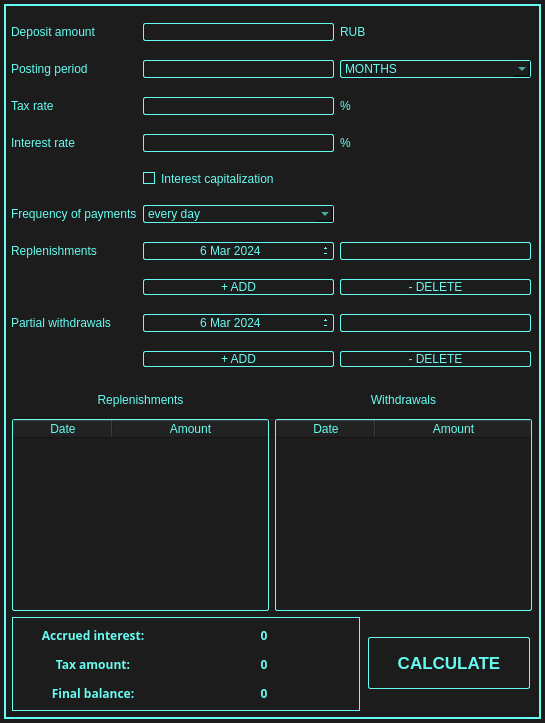
<?xml version="1.0" encoding="UTF-8"?>
<ui version="4.0">
 <class>DepositCalc</class>
 <widget class="QWidget" name="DepositCalc">
  <property name="geometry">
   <rect>
    <x>0</x>
    <y>0</y>
    <width>545</width>
    <height>723</height>
   </rect>
  </property>
  <property name="windowTitle">
   <string>DEPOSIT CALCULATOR</string>
  </property>
  <property name="styleSheet">
   <string notr="true">QWidget {
    color: #66FCF1;
    background-color: #1c1c1c;
}

QPushButton:hover {
	color: #1c1c1c;
	border-radius: 4px;
	border: 1px solid #1c1c1c;
	background-color: #66FCF1;
}

QFrame#mainQFrame {
	border: 2px solid #66FCF1;
}

QFrame#resultQFrame {
	border: 1px solid #66FCF1;
}

QRadioButton, QLineEdit, QDateEdit, QComboBox, QPushButton, QTableWidget {
    border: 1px solid #66FCF1;
    border-radius: 2px;
}

QLineEdit, QDateEdit {
    background-color: transparent;
}

QPushButton {
    background-color: transparent;
}

QPushButton:pressed {
    background-color: #45A29E;
    color: #FFFFFF;
}

QCheckBox::indicator, QRadioButton::indicator {
    border: 1px solid #66FCF1;
    width: 10px;
    height: 10px; 
}

QCheckBox::indicator:checked, QRadioButton::indicator:checked {
    background-color: #66FCF1;
}

QMessageBox {
    background-color: #1c1c1c;
}

QMessageBox QLabel {
    color: #66FCF1;
}

QComboBox QAbstractItemView {
    background-color: #1c1c1c;
    selection-background-color: #45A29E;
}

QTableWidget {
    gridline-color: #66FCF1;
}</string>
  </property>
  <widget class="QFrame" name="mainQFrame">
   <property name="geometry">
    <rect>
     <x>4</x>
     <y>4</y>
     <width>537</width>
     <height>715</height>
    </rect>
   </property>
   <property name="frameShape">
    <enum>QFrame::StyledPanel</enum>
   </property>
   <property name="frameShadow">
    <enum>QFrame::Raised</enum>
   </property>
   <widget class="QWidget" name="gridLayoutWidget">
    <property name="geometry">
     <rect>
      <x>7</x>
      <y>6</y>
      <width>520</width>
      <height>373</height>
     </rect>
    </property>
    <layout class="QGridLayout" name="mainQGridLayout">
     <item row="3" column="0">
      <widget class="QLabel" name="interestRateQLabel">
       <property name="text">
        <string>Interest rate</string>
       </property>
      </widget>
     </item>
     <item row="1" column="1">
      <widget class="QLineEdit" name="postingPeriodQLineEdit">
       <property name="maxLength">
        <number>4</number>
       </property>
      </widget>
     </item>
     <item row="4" column="1">
      <widget class="QCheckBox" name="capitalizationQCheckBox">
       <property name="text">
        <string>Interest capitalization</string>
       </property>
      </widget>
     </item>
     <item row="6" column="2">
      <widget class="QLineEdit" name="replenishmentsQLineEdit"/>
     </item>
     <item row="3" column="2">
      <widget class="QLabel" name="procentQLabel_2">
       <property name="text">
        <string>%</string>
       </property>
      </widget>
     </item>
     <item row="2" column="1">
      <widget class="QLineEdit" name="taxRateQLineEdit">
       <property name="maxLength">
        <number>5</number>
       </property>
      </widget>
     </item>
     <item row="9" column="1">
      <widget class="QPushButton" name="withdrawalsAddQPushButton">
       <property name="text">
        <string>+ ADD</string>
       </property>
      </widget>
     </item>
     <item row="6" column="1">
      <widget class="QDateEdit" name="replenishmentsQDateEdit">
       <property name="alignment">
        <set>Qt::AlignCenter</set>
       </property>
       <property name="buttonSymbols">
        <enum>QAbstractSpinBox::PlusMinus</enum>
       </property>
       <property name="minimumDate">
        <date>
         <year>2024</year>
         <month>3</month>
         <day>6</day>
        </date>
       </property>
      </widget>
     </item>
     <item row="2" column="0">
      <widget class="QLabel" name="taxRateQLabel">
       <property name="text">
        <string>Tax rate</string>
       </property>
      </widget>
     </item>
     <item row="9" column="2">
      <widget class="QPushButton" name="withdrawalsDeleteQPushButton">
       <property name="text">
        <string>- DELETE</string>
       </property>
      </widget>
     </item>
     <item row="8" column="1">
      <widget class="QDateEdit" name="withdrawalsQDateEdit">
       <property name="alignment">
        <set>Qt::AlignCenter</set>
       </property>
       <property name="buttonSymbols">
        <enum>QAbstractSpinBox::PlusMinus</enum>
       </property>
       <property name="minimumDate">
        <date>
         <year>2024</year>
         <month>3</month>
         <day>6</day>
        </date>
       </property>
      </widget>
     </item>
     <item row="8" column="0">
      <widget class="QLabel" name="withdrawalsQLabel_2">
       <property name="text">
        <string>Partial withdrawals</string>
       </property>
      </widget>
     </item>
     <item row="2" column="2">
      <widget class="QLabel" name="procentQLabel">
       <property name="text">
        <string>%</string>
       </property>
      </widget>
     </item>
     <item row="1" column="2">
      <widget class="QComboBox" name="postingPeriodQComboBox">
       <property name="currentIndex">
        <number>1</number>
       </property>
       <item>
        <property name="text">
         <string>DAYS</string>
        </property>
       </item>
       <item>
        <property name="text">
         <string>MONTHS</string>
        </property>
       </item>
       <item>
        <property name="text">
         <string>YEARS</string>
        </property>
       </item>
      </widget>
     </item>
     <item row="7" column="1">
      <widget class="QPushButton" name="replenishmentsAddQPushButton">
       <property name="text">
        <string>+ ADD</string>
       </property>
      </widget>
     </item>
     <item row="1" column="0">
      <widget class="QLabel" name="postingQLabel">
       <property name="text">
        <string>Posting period</string>
       </property>
      </widget>
     </item>
     <item row="7" column="2">
      <widget class="QPushButton" name="replenishmentsDeleteQPushButton">
       <property name="text">
        <string>- DELETE</string>
       </property>
      </widget>
     </item>
     <item row="8" column="2">
      <widget class="QLineEdit" name="withdrawalsQLineEdit"/>
     </item>
     <item row="0" column="2">
      <widget class="QLabel" name="rubQLabel">
       <property name="text">
        <string>RUB</string>
       </property>
      </widget>
     </item>
     <item row="0" column="0">
      <widget class="QLabel" name="depositQLabel">
       <property name="text">
        <string>Deposit amount</string>
       </property>
      </widget>
     </item>
     <item row="5" column="0">
      <widget class="QLabel" name="frequencyQLabel">
       <property name="text">
        <string>Frequency of payments</string>
       </property>
      </widget>
     </item>
     <item row="5" column="1">
      <widget class="QComboBox" name="frequencyOfPaymentsQComboBox">
       <item>
        <property name="text">
         <string>every day</string>
        </property>
       </item>
       <item>
        <property name="text">
         <string>every week</string>
        </property>
       </item>
       <item>
        <property name="text">
         <string>once a month</string>
        </property>
       </item>
       <item>
        <property name="text">
         <string>once a year</string>
        </property>
       </item>
      </widget>
     </item>
     <item row="0" column="1">
      <widget class="QLineEdit" name="depositAmountQLineEdit"/>
     </item>
     <item row="6" column="0">
      <widget class="QLabel" name="replenishmentsQLabel_2">
       <property name="text">
        <string>Replenishments</string>
       </property>
      </widget>
     </item>
     <item row="3" column="1">
      <widget class="QLineEdit" name="interestRateQLineEdit">
       <property name="maxLength">
        <number>5</number>
       </property>
      </widget>
     </item>
    </layout>
   </widget>
   <widget class="QWidget" name="gridLayoutWidget_2">
    <property name="geometry">
     <rect>
      <x>8</x>
      <y>383</y>
      <width>520</width>
      <height>224</height>
     </rect>
    </property>
    <layout class="QGridLayout" name="tablesQGridLayout">
     <item row="1" column="0">
      <widget class="QTableWidget" name="replenishmentsQTableWidget">
       <property name="sizePolicy">
        <sizepolicy hsizetype="Minimum" vsizetype="Minimum">
         <horstretch>0</horstretch>
         <verstretch>0</verstretch>
        </sizepolicy>
       </property>
       <property name="editTriggers">
        <set>QAbstractItemView::NoEditTriggers</set>
       </property>
       <property name="selectionMode">
        <enum>QAbstractItemView::SingleSelection</enum>
       </property>
       <property name="sortingEnabled">
        <bool>true</bool>
       </property>
       <attribute name="horizontalHeaderStretchLastSection">
        <bool>true</bool>
       </attribute>
       <column>
        <property name="text">
         <string>Date</string>
        </property>
        <property name="textAlignment">
         <set>AlignCenter</set>
        </property>
       </column>
       <column>
        <property name="text">
         <string>Amount</string>
        </property>
        <property name="textAlignment">
         <set>AlignCenter</set>
        </property>
       </column>
      </widget>
     </item>
     <item row="0" column="1">
      <widget class="QLabel" name="withdrawalsQLabel">
       <property name="text">
        <string>Withdrawals</string>
       </property>
       <property name="alignment">
        <set>Qt::AlignCenter</set>
       </property>
      </widget>
     </item>
     <item row="1" column="1">
      <widget class="QTableWidget" name="withdrawalsQTableWidget">
       <property name="sizePolicy">
        <sizepolicy hsizetype="Minimum" vsizetype="Minimum">
         <horstretch>0</horstretch>
         <verstretch>0</verstretch>
        </sizepolicy>
       </property>
       <property name="editTriggers">
        <set>QAbstractItemView::NoEditTriggers</set>
       </property>
       <property name="sortingEnabled">
        <bool>true</bool>
       </property>
       <attribute name="horizontalHeaderStretchLastSection">
        <bool>true</bool>
       </attribute>
       <column>
        <property name="text">
         <string>Date</string>
        </property>
        <property name="font">
         <font>
          <weight>50</weight>
          <bold>false</bold>
         </font>
        </property>
       </column>
       <column>
        <property name="text">
         <string>Amount</string>
        </property>
       </column>
      </widget>
     </item>
     <item row="0" column="0">
      <widget class="QLabel" name="replenishmentsQLabel">
       <property name="text">
        <string>Replenishments</string>
       </property>
       <property name="alignment">
        <set>Qt::AlignCenter</set>
       </property>
      </widget>
     </item>
    </layout>
   </widget>
   <widget class="QPushButton" name="calculateQPushButton">
    <property name="geometry">
     <rect>
      <x>364</x>
      <y>633</y>
      <width>162</width>
      <height>52</height>
     </rect>
    </property>
    <property name="font">
     <font>
      <pointsize>13</pointsize>
      <weight>75</weight>
      <bold>true</bold>
     </font>
    </property>
    <property name="text">
     <string>CALCULATE</string>
    </property>
   </widget>
   <widget class="QFrame" name="resultQFrame">
    <property name="geometry">
     <rect>
      <x>8</x>
      <y>613</y>
      <width>348</width>
      <height>94</height>
     </rect>
    </property>
    <property name="frameShape">
     <enum>QFrame::StyledPanel</enum>
    </property>
    <property name="frameShadow">
     <enum>QFrame::Raised</enum>
    </property>
    <widget class="QWidget" name="gridLayoutWidget_3">
     <property name="geometry">
      <rect>
       <x>1</x>
       <y>7</y>
       <width>346</width>
       <height>86</height>
      </rect>
     </property>
     <layout class="QGridLayout" name="resultQGridLayout">
      <property name="sizeConstraint">
       <enum>QLayout::SetFixedSize</enum>
      </property>
      <item row="0" column="1">
       <widget class="QLabel" name="accruedInterestOutputQLabel">
        <property name="sizePolicy">
         <sizepolicy hsizetype="Preferred" vsizetype="Preferred">
          <horstretch>0</horstretch>
          <verstretch>0</verstretch>
         </sizepolicy>
        </property>
        <property name="minimumSize">
         <size>
          <width>170</width>
          <height>0</height>
         </size>
        </property>
        <property name="font">
         <font>
          <family>Ubuntu Mono</family>
          <weight>75</weight>
          <bold>true</bold>
         </font>
        </property>
        <property name="text">
         <string>0</string>
        </property>
        <property name="alignment">
         <set>Qt::AlignCenter</set>
        </property>
       </widget>
      </item>
      <item row="0" column="0">
       <widget class="QLabel" name="accruedInterestQLabel">
        <property name="sizePolicy">
         <sizepolicy hsizetype="Preferred" vsizetype="Preferred">
          <horstretch>0</horstretch>
          <verstretch>0</verstretch>
         </sizepolicy>
        </property>
        <property name="minimumSize">
         <size>
          <width>160</width>
          <height>23</height>
         </size>
        </property>
        <property name="font">
         <font>
          <family>Ubuntu Mono</family>
          <weight>75</weight>
          <bold>true</bold>
         </font>
        </property>
        <property name="text">
         <string>Accrued interest:</string>
        </property>
        <property name="alignment">
         <set>Qt::AlignCenter</set>
        </property>
       </widget>
      </item>
      <item row="1" column="0">
       <widget class="QLabel" name="taxAmountQLabel">
        <property name="sizePolicy">
         <sizepolicy hsizetype="Preferred" vsizetype="Preferred">
          <horstretch>0</horstretch>
          <verstretch>0</verstretch>
         </sizepolicy>
        </property>
        <property name="minimumSize">
         <size>
          <width>160</width>
          <height>23</height>
         </size>
        </property>
        <property name="font">
         <font>
          <family>Ubuntu Mono</family>
          <weight>75</weight>
          <bold>true</bold>
         </font>
        </property>
        <property name="text">
         <string>Tax amount:</string>
        </property>
        <property name="alignment">
         <set>Qt::AlignCenter</set>
        </property>
       </widget>
      </item>
      <item row="2" column="0">
       <widget class="QLabel" name="finalBalanceQLabel">
        <property name="sizePolicy">
         <sizepolicy hsizetype="Preferred" vsizetype="Preferred">
          <horstretch>0</horstretch>
          <verstretch>0</verstretch>
         </sizepolicy>
        </property>
        <property name="minimumSize">
         <size>
          <width>160</width>
          <height>23</height>
         </size>
        </property>
        <property name="font">
         <font>
          <family>Ubuntu Mono</family>
          <weight>75</weight>
          <bold>true</bold>
         </font>
        </property>
        <property name="text">
         <string>Final balance:</string>
        </property>
        <property name="alignment">
         <set>Qt::AlignCenter</set>
        </property>
       </widget>
      </item>
      <item row="1" column="1">
       <widget class="QLabel" name="taxAmountOutputQLabel">
        <property name="sizePolicy">
         <sizepolicy hsizetype="Preferred" vsizetype="Preferred">
          <horstretch>0</horstretch>
          <verstretch>0</verstretch>
         </sizepolicy>
        </property>
        <property name="minimumSize">
         <size>
          <width>170</width>
          <height>0</height>
         </size>
        </property>
        <property name="font">
         <font>
          <family>Ubuntu Mono</family>
          <weight>75</weight>
          <bold>true</bold>
         </font>
        </property>
        <property name="text">
         <string>0</string>
        </property>
        <property name="alignment">
         <set>Qt::AlignCenter</set>
        </property>
       </widget>
      </item>
      <item row="2" column="1">
       <widget class="QLabel" name="finalBanaceOutputQLabel">
        <property name="sizePolicy">
         <sizepolicy hsizetype="Preferred" vsizetype="Preferred">
          <horstretch>0</horstretch>
          <verstretch>0</verstretch>
         </sizepolicy>
        </property>
        <property name="minimumSize">
         <size>
          <width>170</width>
          <height>0</height>
         </size>
        </property>
        <property name="font">
         <font>
          <family>Ubuntu Mono</family>
          <weight>75</weight>
          <bold>true</bold>
         </font>
        </property>
        <property name="text">
         <string>0</string>
        </property>
        <property name="alignment">
         <set>Qt::AlignCenter</set>
        </property>
       </widget>
      </item>
     </layout>
    </widget>
   </widget>
  </widget>
 </widget>
 <tabstops>
  <tabstop>postingPeriodQLineEdit</tabstop>
  <tabstop>capitalizationQCheckBox</tabstop>
  <tabstop>replenishmentsQLineEdit</tabstop>
  <tabstop>taxRateQLineEdit</tabstop>
  <tabstop>withdrawalsAddQPushButton</tabstop>
  <tabstop>replenishmentsQDateEdit</tabstop>
  <tabstop>withdrawalsDeleteQPushButton</tabstop>
  <tabstop>withdrawalsQDateEdit</tabstop>
  <tabstop>calculateQPushButton</tabstop>
  <tabstop>postingPeriodQComboBox</tabstop>
  <tabstop>replenishmentsAddQPushButton</tabstop>
  <tabstop>replenishmentsDeleteQPushButton</tabstop>
  <tabstop>withdrawalsQLineEdit</tabstop>
  <tabstop>frequencyOfPaymentsQComboBox</tabstop>
  <tabstop>depositAmountQLineEdit</tabstop>
  <tabstop>interestRateQLineEdit</tabstop>
  <tabstop>replenishmentsQTableWidget</tabstop>
  <tabstop>withdrawalsQTableWidget</tabstop>
 </tabstops>
 <resources/>
 <connections/>
</ui>
